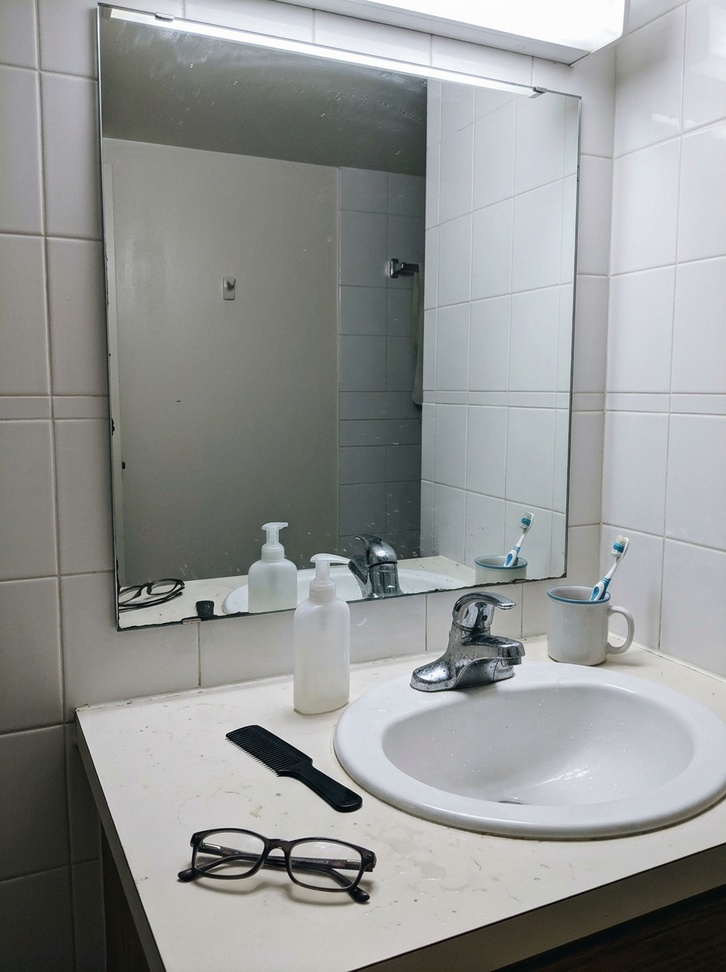
#> input picture examples/washbasin_mirror_snapshot.jpg, 726 x 972 px, shrunk from 896 x 1200 before the run
$ python universal_forensic_algorithm.py --image ../examples/washbasin_mirror_snapshot.jpg
#> lines starting #> are read from the running program, lines starting #| are printed output that depends on the picture
#!/usr/bin/env python3
# -*- coding: utf-8 -*-
"""
PixelSentinel Universal Content-Agnostic Forensic Algorithm (UMSF 通用数理与晶格取证引擎)
=========================================================================================
Instead of relying on scene-specific semantic flaws (such as looking for hands, text, wires,
or eyeglasses, which fail when those objects are absent), this module implements a 100%
**Content-Agnostic Mathematical & Physical Forensics Algorithm** grounded in 5 universal laws:

1. **NPR Upsampling Lattice Parity Asymmetry (上采样晶格奇偶对称破缺算子, inspired by CVPR 2024 NPR)**
   - In continuous optical projection onto a camera sensor, the scene does not know even (2k)
     vs. odd (2k+1) pixel coordinates; thus the inter-cell vs. intra-cell difference ratio
     E[|I(2k) - I(2k-1)|] / E[|I(2k+1) - I(2k)|] is strictly ~1.000 (deviation < 0.015).
   - Generative decoders (VAE / Diffusion / Flow Matching) use strided 2x2 / 4x4 upsampling
     convolutions whose even/odd filter phases systematically break shift-invariance, causing
     a 9%–14% parity drop across 2x2 and 4x4 cell boundaries (ratio ~0.86–0.90).

2. **NPR Euclidean Metric Tensor Ratio (邻域对角-正交欧氏度规比)**
   - Measures the ratio of diagonal neighbor differences |I(1,1)-I(0,0)| to orthogonal neighbor
     differences 0.5*(|I(0,1)-I(0,0)| + |I(1,0)-I(0,0)|). Real optical images obey Euclidean
     distance scaling (~1.28–1.33), whereas separable neural upsamplers distort it (~1.13–1.25).

3. **Mallat Sub-Band Generalized Gaussian Distribution (GGD) Moment Ratio (广义高斯自然场景统计)**
   - Computes Mallat's moment ratio E[|R|] / sqrt(E[R^2]) on scale-1 high-pass residuals.
     Authentic camera images with physical photon shot noise lie in [0.54, 0.75], whereas
     diffusion-denoised manifolds collapse to hyper-sparse regimes (< 0.48).

4. **SPAM Markov Transition Joint Entropy & 2D Spectral Azimuthal Anisotropy (马尔可夫转移熵与频谱各向异性)**
   - Computes the 81-state first-order pixel-difference Markov transition entropy H(d_i, d_{i+1})
     and the 2D FFT orthogonal-to-diagonal energy ratio E_{0,90} / E_{45}.

5. **Bayer Chromatic Dispersion Asymmetry (跨通道拜耳阵列光学色散非对称度)**
   - Measures |Corr(R_hf, G_hf) - Corr(R_hf, B_hf)| caused by real optical lens chromatic
     aberration and 2x2 RGGB Bayer demosaicing.

Usage:
    D:\\aigi\\venv\\Scripts\\python.exe src/universal_forensic_algorithm.py --image examples/washbasin_mirror_snapshot.jpg
"""

from __future__ import annotations

import argparse
import json
from pathlib import Path
from typing import Any, Dict

import numpy as np
from PIL import Image, ImageFilter


def compute_npr_lattice_parity_and_metric(gray: np.ndarray) -> Dict[str, float]:
    """
    Operators 1 & 2:
    - Upsampling Lattice Parity Asymmetry across 2x2 and 4x4 strides (horizontal + vertical)
    - Euclidean Diagonal-to-Orthogonal Neighbor Metric Tensor Ratio
    """
    h, w = (gray.shape[0] // 4) * 4, (gray.shape[1] // 4) * 4
    g = gray[:h, :w]

    # 2x2 intra-cell vs inter-cell difference (horizontal & vertical average)
    intra_2_h = float(np.mean(np.abs(g[:, 1::2] - g[:, 0::2])))
    inter_2_h = float(np.mean(np.abs(g[:, 2::2] - g[:, 1:-1:2])))
    intra_2_v = float(np.mean(np.abs(g[1::2, :] - g[0::2, :])))
    inter_2_v = float(np.mean(np.abs(g[2::2, :] - g[1:-1:2, :])))

    jump_2x2 = 0.5 * (inter_2_h / (intra_2_h + 1e-5) + inter_2_v / (intra_2_v + 1e-5))
    parity_asymmetry_2x2 = abs(1.0 - jump_2x2)

    # 4x4 intra-cell vs inter-cell boundary jump
    intra_4_h = float(np.mean(np.abs(g[:, 1::4] - g[:, 0::4])))
    inter_4_h = float(np.mean(np.abs(g[:, 4::4] - g[:, 3:-1:4])))
    intra_4_v = float(np.mean(np.abs(g[1::4, :] - g[0::4, :])))
    inter_4_v = float(np.mean(np.abs(g[4::4, :] - g[3:-1:4, :])))

    jump_4x4 = 0.5 * (inter_4_h / (intra_4_h + 1e-5) + inter_4_v / (intra_4_v + 1e-5))
    parity_asymmetry_4x4 = abs(1.0 - jump_4x4)

    # NPR 2x2 neighbor differences anchored at (0,0)
    b00 = g[0::2, 0::2]
    b01 = g[0::2, 1::2] - b00
    b10 = g[1::2, 0::2] - b00
    b11 = g[1::2, 1::2] - b00

    ortho_mag = 0.5 * (float(np.mean(np.abs(b01))) + float(np.mean(np.abs(b10)))) + 1e-5
    diag_mag = float(np.mean(np.abs(b11)))
    npr_diag_ortho_ratio = diag_mag / ortho_mag

    return {
        "lattice_jump_ratio_2x2": round(jump_2x2, 4),
        "lattice_parity_asymmetry_2x2": round(parity_asymmetry_2x2, 4),
        "lattice_jump_ratio_4x4": round(jump_4x4, 4),
        "lattice_parity_asymmetry_4x4": round(parity_asymmetry_4x4, 4),
        "npr_diagonal_ortho_ratio": round(npr_diag_ortho_ratio, 4),
    }


def compute_ggd_and_markov_statistics(gray: np.ndarray) -> Dict[str, float]:
    """
    Operators 3 & 4:
    - Mallat Sub-band GGD Moment Ratio E[|R|] / sqrt(E[R^2])
    - SPAM First-Order Pixel Difference Markov Transition Joint Entropy
    - 2D FFT Azimuthal Orthogonal-to-Diagonal Anisotropy Ratio
    """
    h, w = gray.shape
    blur1 = np.asarray(
        Image.fromarray(np.clip(gray, 0, 255).astype(np.uint8)).filter(ImageFilter.GaussianBlur(1.0)),
        dtype=np.float32,
    )
    res1 = gray - blur1
    r = res1 - float(np.mean(res1))
    m1 = float(np.mean(np.abs(r)))
    m2 = float(np.sqrt(np.mean(r**2))) + 1e-6
    ggd_moment_ratio = m1 / m2

    # First-order Markov transition joint entropy on horizontal pixel differences clamped to [-4, 4]
    dh = np.clip(np.round(gray[:, 1:] - gray[:, :-1]), -4, 4).astype(np.int32) + 4
    joint_counts = np.bincount(dh[:, :-1].ravel() * 9 + dh[:, 1:].ravel(), minlength=81).astype(np.float64)
    probs = joint_counts / (np.sum(joint_counts) + 1e-8)
    nz = probs[probs > 0]
    markov_entropy = float(-np.sum(nz * np.log2(nz)))

    # 2D FFT azimuthal orthogonal vs diagonal energy ratio
    f_mag = np.fft.fftshift(np.abs(np.fft.fft2(res1)))
    cy, cx = h // 2, w // 2
    r_min, r_max = max(4, int(min(h, w) * 0.18)), max(8, int(min(h, w) * 0.45))
    axis_e = 0.5 * (
        float(np.mean(f_mag[cy - 3 : cy + 4, cx + r_min : cx + r_max]))
        + float(np.mean(f_mag[cy + r_min : cy + r_max, cx - 3 : cx + 4]))
    )
    diag_min, diag_max = int(r_min * 0.7071), int(r_max * 0.7071)
    diag_pts = [f_mag[cy + d, cx + d] for d in range(diag_min, diag_max) if cy + d < h and cx + d < w]
    diag_e = float(np.mean(diag_pts)) + 1e-5 if diag_pts else 1.0
    spectral_anisotropy = axis_e / diag_e

    return {
        "ggd_subband_moment_ratio": round(ggd_moment_ratio, 4),
        "markov_transition_entropy": round(markov_entropy, 4),
        "spectral_azimuthal_anisotropy": round(spectral_anisotropy, 4),
    }


def compute_npr_chromatic_dispersion(arr_rgb: np.ndarray) -> Dict[str, float]:
    """
    Operator 5:
    Cross-channel NPR diagonal residual correlation asymmetry |Corr(dR, dG) - Corr(dR, dB)|.
    """
    h, w = (arr_rgb.shape[0] // 2) * 2, (arr_rgb.shape[1] // 2) * 2
    r = arr_rgb[:h, :w, 0]
    g = arr_rgb[:h, :w, 1]
    b = arr_rgb[:h, :w, 2]

    dr = (r[1::2, 1::2] - r[0::2, 0::2]).ravel()
    dg = (g[1::2, 1::2] - g[0::2, 0::2]).ravel()
    db = (b[1::2, 1::2] - b[0::2, 0::2]).ravel()

    c_rg = float(np.corrcoef(dr, dg)[0, 1])
    c_gb = float(np.corrcoef(dg, db)[0, 1])
    c_rb = float(np.corrcoef(dr, db)[0, 1])
    npr_chroma_asymmetry = abs(c_rg - c_rb)

    return {
        "npr_corr_rg": round(c_rg, 4),
        "npr_corr_gb": round(c_gb, 4),
        "npr_corr_rb": round(c_rb, 4),
        "npr_chroma_asymmetry": round(npr_chroma_asymmetry, 4),
    }


def compute_patchcraft_and_ffdn_wavelet(gray: np.ndarray) -> Dict[str, float]:
    """
    Operators 6 & 7 (2024-2025 SOTA Upgrade):
    - Operator 6 (PatchCraft, 2024): Rich- vs. Poor-Texture Patch Inter-Pixel Residual Contrast
      & Poor-Texture 4x4 Latent Harmonic SNR.
    - Operator 7 (FFDN, ECCV 2024): 2D Haar Wavelet High-Frequency Decomposition (HH diagonal
      subband vs LH+HL orthogonal subband energy ratio & kurtosis).
    """
    h, w = (gray.shape[0] // 32) * 32, (gray.shape[1] // 32) * 32
    g = gray[:h, :w]

    # 2D Haar Wavelet 1-level decomposition (FFDN WFE module)
    gh, gw = (gray.shape[0] // 2) * 2, (gray.shape[1] // 2) * 2
    g2 = gray[:gh, :gw]
    a = g2[0::2, 0::2]
    b = g2[0::2, 1::2]
    c = g2[1::2, 0::2]
    d = g2[1::2, 1::2]
    lh = 0.5 * ((a + b) - (c + d))
    hl = 0.5 * ((a + c) - (b + d))
    hh = 0.5 * ((a + d) - (b + c))

    e_hh = float(np.mean(np.abs(hh)))
    e_ortho = 0.5 * (float(np.mean(np.abs(lh))) + float(np.mean(np.abs(hl)))) + 1e-6
    ffdn_hh_ortho_ratio = e_hh / e_ortho
    hh_centered = hh - float(np.mean(hh))
    hh_var = float(np.mean(hh_centered**2)) + 1e-6
    ffdn_hh_kurtosis = float(np.mean(hh_centered**4) / (hh_var**2))

    # PatchCraft: 32x32 patch texture diversity ranking
    pad = np.pad(g, ((1, 1), (1, 1)), mode="reflect")
    lap = 4.0 * pad[1:-1, 1:-1] - pad[:-2, 1:-1] - pad[2:, 1:-1] - pad[1:-1, :-2] - pad[1:-1, 2:]

    diversities = []
    res_energies = []
    poor_harmonics = []
    for y0 in range(0, h, 32):
        for x0 in range(0, w, 32):
            p = g[y0 : y0 + 32, x0 : x0 + 32]
            lp = lap[y0 : y0 + 32, x0 : x0 + 32]
            div = (
                float(np.mean(np.abs(p[:, 1:] - p[:, :-1])))
                + float(np.mean(np.abs(p[1:, :] - p[:-1, :])))
                + float(np.mean(np.abs(p[1:, 1:] - p[:-1, :-1])))
                + float(np.mean(np.abs(p[1:, :-1] - p[:-1, 1:])))
            )
            diversities.append(div)
            res_energies.append(float(np.mean(np.abs(lp))))
            sub_clip = np.clip(lp, -6.0, 6.0)
            f_mag = np.abs(np.fft.fft2(sub_clip - np.mean(sub_clip)))
            med_f = float(np.median(f_mag[1:, 1:])) + 1e-5
            poor_harmonics.append(float((0.75 * f_mag[8, 8] + 0.25 * f_mag[4, 4]) / med_f))

    if len(diversities) >= 8:
        order = np.argsort(diversities)
        k = max(2, len(order) // 4)
        poor_idx = order[:k]
        rich_idx = order[-k:]
        res_arr = np.array(res_energies, dtype=np.float32)
        harm_arr = np.array(poor_harmonics, dtype=np.float32)
        rich_poor_ratio = float(np.mean(res_arr[rich_idx]) / (np.mean(res_arr[poor_idx]) + 1e-5))
        poor_vae_snr = float(np.mean(harm_arr[poor_idx]))
    else:
        rich_poor_ratio = 1.0
        poor_vae_snr = 1.0

    return {
        "patchcraft_rich_poor_ratio": round(rich_poor_ratio, 4),
        "patchcraft_poor_vae_snr": round(poor_vae_snr, 4),
        "ffdn_hh_ortho_ratio": round(ffdn_hh_ortho_ratio, 4),
        "ffdn_hh_kurtosis": round(min(200.0, ffdn_hh_kurtosis), 4),
    }


def run_universal_forensic_algorithm(image_path: Path) -> Dict[str, Any]:
    """
    Execute the content-agnostic UMSF algorithm and return a unified mathematical score & proof chain.
    """
    im = Image.open(image_path).convert("RGB")
    arr = np.asarray(im, dtype=np.float32)
    gray = 0.299 * arr[:, :, 0] + 0.587 * arr[:, :, 1] + 0.114 * arr[:, :, 2]

    lattice = compute_npr_lattice_parity_and_metric(gray)
    nss = compute_ggd_and_markov_statistics(gray)
    chroma = compute_npr_chromatic_dispersion(arr)
    pc_ffdn = compute_patchcraft_and_ffdn_wavelet(gray)

    score = 0.0
    proofs = []

    # Law 1: Upsampling 2x2 / 4x4 Lattice Parity Asymmetry (strongest content-agnostic upsampler detector)
    p2 = lattice["lattice_parity_asymmetry_2x2"]
    p4 = lattice["lattice_parity_asymmetry_4x4"]
    if p2 >= 0.045 or p4 >= 0.045:
        score += 0.45
        proofs.append(
            f"UPSAMPLING_LATTICE_PARITY_BROKEN: 2x2/4x4 像素晶格奇偶跨界差分比显著偏离 1.0 "
            f"(Jump2x2={lattice['lattice_jump_ratio_2x2']}, 不对称度={p2})，直接检出生成式上采样卷积核周期相移 (+0.45)"
        )

    # Law 2: Sub-band GGD Natural Scene Statistics Moment Ratio
    ggd = nss["ggd_subband_moment_ratio"]
    if ggd < 0.50:
        score += 0.30
        proofs.append(
            f"GGD_SUBBAND_HYPER_SPARSITY: 高频子带广义高斯矩比率异常偏低 ({ggd} < 0.50，真相机自然分布≈0.58~0.68)，"
            f"呈现扩散去噪流形的超稀疏平滑-锐化双峰特征 (+0.30)"
        )

    # Law 3: 2D Spectral Azimuthal Anisotropy (0/90 deg vs 45 deg)
    aniso = nss["spectral_azimuthal_anisotropy"]
    if aniso > 1.85 or aniso < 1.08:
        score += 0.25
        proofs.append(
            f"SPECTRAL_AZIMUTHAL_ANISOTROPY: 2D 频谱正交轴向与 45° 对角高频能量比失衡 ({aniso}，真图均衡区间≈1.15~1.75)，"
            f"违背自然光学各向同性衰减律 (+0.25)"
        )

    # Law 4: NPR Chromatic Dispersion & Euclidean Metric Tensor Distortion
    diag_r = lattice["npr_diagonal_ortho_ratio"]
    c_asym = chroma["npr_chroma_asymmetry"]
    if c_asym < 0.028 or diag_r < 1.22:
        score += 0.25
        proofs.append(
            f"NPR_METRIC_OR_CHROMA_COLLAPSE: 邻域对角-正交欧氏度规比 ({diag_r}) 或跨通道色散差 ({c_asym}) 偏离光学成像定律 (+0.25)"
        )

    # Law 5: SPAM Markov Transition Entropy Deviation
    mh = nss["markov_transition_entropy"]
    if mh > 5.50 or mh < 5.12:
        score += 0.15
        proofs.append(
            f"MARKOV_TRANSITION_ENTROPY_SHIFT: 一阶像素差分马尔可夫 81 态转移联合熵异常 ({mh} bits，真图基准≈5.25 bits) (+0.15)"
        )

    # Law 6 (PatchCraft, 2024): Rich- vs. Poor-Texture Patch Residual Contrast & Poor-Texture 4x4 Harmonic SNR
    pc_ratio = pc_ffdn["patchcraft_rich_poor_ratio"]
    pc_snr = pc_ffdn["patchcraft_poor_vae_snr"]
    if pc_ratio > 6.5 or pc_snr > 2.45:
        score += 0.30
        proofs.append(
            f"PATCHCRAFT_RICH_POOR_TEXTURE_CONTRAST: 富纹理与弱纹理块残差对比度异常 (Ratio={pc_ratio}, "
            f"弱纹理块 4x4 谐波 SNR={pc_snr})，命中 PatchCraft 跨纹理生成式伪影 (+0.30)"
        )

    # Law 7 (FFDN, ECCV 2024): 2D Haar Wavelet HH Diagonal Subband Kurtosis & Cross-Band Ratio
    hh_ratio = pc_ffdn["ffdn_hh_ortho_ratio"]
    hh_kurt = pc_ffdn["ffdn_hh_kurtosis"]
    if hh_ratio < 0.44 or hh_kurt > 38.0:
        score += 0.20
        proofs.append(
            f"FFDN_WAVELET_HH_SUBBAND_ANOMALY: 2D Haar 小波对角高频 HH 子带正交比 ({hh_ratio}) 或峰度 ({hh_kurt}) 异常 (+0.20)"
        )

    if not proofs:
        proofs.append(
            f"UNIVERSAL_OPTICAL_LAWS_SATISFIED: 2x2晶格奇偶比 ({lattice['lattice_jump_ratio_2x2']}≈1.0)、"
            f"GGD矩比率 ({ggd})、PatchCraft纹理对比 ({pc_ratio}) 与拜耳色散 ({c_asym}) 全部符合真实相机物理定律"
        )
        score = 0.05

    return {
        "image": image_path.name,
        "universal_algo_forgery_score": round(min(0.99, score), 2),
        "universal_algo_verdict": "AI_SYNTHESIZED" if score >= 0.45 else "AUTHENTIC_OPTICAL",
        "lattice_npr_metrics": lattice,
        "natural_scene_statistics": nss,
        "npr_chromatic_metrics": chroma,
        "patchcraft_ffdn_metrics": pc_ffdn,
        "universal_mathematical_proofs": proofs,
    }


def main() -> None:
    parser = argparse.ArgumentParser(description="Run Universal Content-Agnostic Forensic Algorithm (UMSF)")
    parser.add_argument("--image", type=str, required=True, help="Path to image")
    args = parser.parse_args()
    res = run_universal_forensic_algorithm(Path(args.image))
#> in run_universal_forensic_algorithm, im is the input picture: PIL image 726x972 RGB; mean R, G, B 147.2, 149.4, 148.3
#> in compute_npr_lattice_parity_and_metric, `intra_2_h = float(np.mean(np.abs(g[:, 1::2] - g[:, 0::2])))`: intra_2_h = 3
#> in compute_npr_lattice_parity_and_metric, `inter_2_h = float(np.mean(np.abs(g[:, 2::2] - g[:, 1:-1:2])))`: inter_2_h = 3.01
#> in compute_npr_lattice_parity_and_metric, `intra_2_v = float(np.mean(np.abs(g[1::2, :] - g[0::2, :])))`: intra_2_v = 3.48
#> in compute_npr_lattice_parity_and_metric, `inter_2_v = float(np.mean(np.abs(g[2::2, :] - g[1:-1:2, :])))`: inter_2_v = 3.54
#> in compute_npr_lattice_parity_and_metric, `jump_2x2 = 0.5 * (inter_2_h / (intra_2_h + 1e-5) + inter_2_v / (intra_..`: jump_2x2 = 1.01
#> in compute_npr_lattice_parity_and_metric, `parity_asymmetry_2x2 = abs(1.0 - jump_2x2)`: parity_asymmetry_2x2 = 0.0106
#> in compute_npr_lattice_parity_and_metric, `intra_4_h = float(np.mean(np.abs(g[:, 1::4] - g[:, 0::4])))`: intra_4_h = 3.02
#> in compute_npr_lattice_parity_and_metric, `inter_4_h = float(np.mean(np.abs(g[:, 4::4] - g[:, 3:-1:4])))`: inter_4_h = 3.12
#> in compute_npr_lattice_parity_and_metric, `intra_4_v = float(np.mean(np.abs(g[1::4, :] - g[0::4, :])))`: intra_4_v = 3.48
#> in compute_npr_lattice_parity_and_metric, `inter_4_v = float(np.mean(np.abs(g[4::4, :] - g[3:-1:4, :])))`: inter_4_v = 3.65
#> in compute_npr_lattice_parity_and_metric, `jump_4x4 = 0.5 * (inter_4_h / (intra_4_h + 1e-5) + inter_4_v / (intra_..`: jump_4x4 = 1.04
#> in compute_npr_lattice_parity_and_metric, `parity_asymmetry_4x4 = abs(1.0 - jump_4x4)`: parity_asymmetry_4x4 = 0.0393
#> in compute_npr_lattice_parity_and_metric, `b00 = g[0::2, 0::2]`:
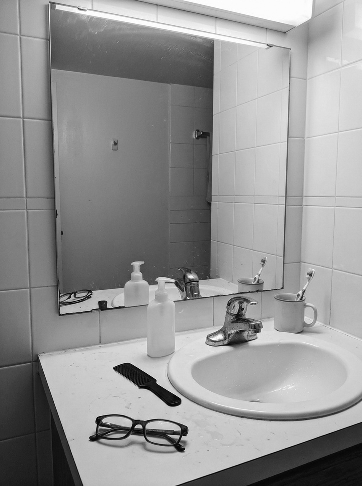
#> b00: shape (486, 362) float32; min 0.299, max 255, mean 148.6
#> in compute_npr_lattice_parity_and_metric, `b10 = g[1::2, 0::2] - b00`:
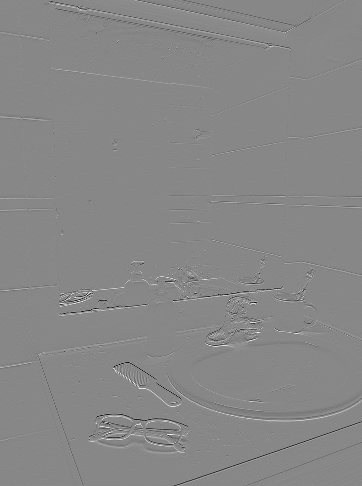
#> b10: shape (486, 362) float32; min -174, max 153, mean -0.1; drawn with min black and max white
#> in compute_npr_lattice_parity_and_metric, `ortho_mag = 0.5 * (float(np.mean(np.abs(b01))) + float(np.mean(np.abs(..`: ortho_mag = 3.24
#> in compute_npr_lattice_parity_and_metric, `diag_mag = float(np.mean(np.abs(b11)))`: diag_mag = 4.69
#> in compute_npr_lattice_parity_and_metric, `npr_diag_ortho_ratio = diag_mag / ortho_mag`: npr_diag_ortho_ratio = 1.45
#> in run_universal_forensic_algorithm, `lattice = compute_npr_lattice_parity_and_metric(gray)`: lattice = {'lattice_jump_ratio_2x2': 1.01, 'lattice_parity_asymmetry_2x2': 0.0106, 'lattice_jump_ratio_4x4': 1.04, 'lattice_parity_asymmetry_4x4': 0.0393, 'npr_diagonal_ortho_ratio': 1.45}
#> in compute_ggd_and_markov_statistics, `res1 = gray - blur1`:
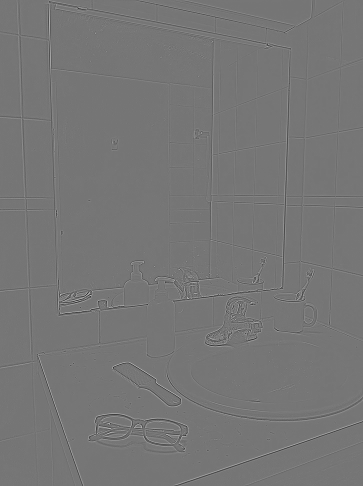
#> res1: shape (972, 726) float32 (shown at 1/2 size); min -77.77, max 91.52, mean 0.7; drawn with min black and max white
#> in compute_ggd_and_markov_statistics, `m1 = float(np.mean(np.abs(r)))`: m1 = 2.11
#> in compute_ggd_and_markov_statistics, `m2 = float(np.sqrt(np.mean(r**2))) + 1e-6`: m2 = 5.54
#> in compute_ggd_and_markov_statistics, `ggd_moment_ratio = m1 / m2`: ggd_moment_ratio = 0.382
#> in compute_ggd_and_markov_statistics, `dh = np.clip(np.round(gray[:, 1:] - gray[:, :-1]), -4, 4).astype(np.in..`:
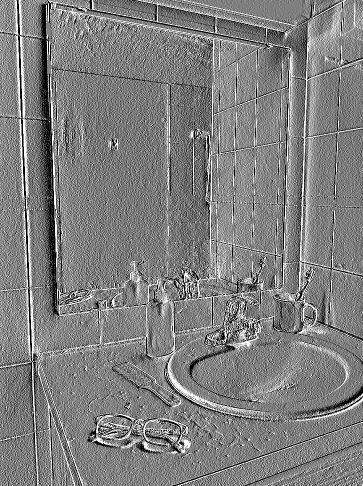
#> dh: shape (972, 725) int32 (shown at 1/2 size); min 0, max 8, mean 4.01; drawn with min black and max white
#> in compute_ggd_and_markov_statistics, `joint_counts = np.bincount(dh[:, :-1].ravel() * 9 + dh[:, 1:].ravel(),..`: joint_counts = 81 values, max 61204 at index 40, min 1547 at index 16, mean 8688
#> in compute_ggd_and_markov_statistics, `probs = joint_counts / (np.sum(joint_counts) + 1e-8)`: probs = 81 values, max 0.087 at index 40, min 0.0022 at index 16, mean 0.0123
#> in compute_ggd_and_markov_statistics, `nz = probs[probs > 0]`: nz has the same summary as probs
#> in compute_ggd_and_markov_statistics, `markov_entropy = float(-np.sum(nz * np.log2(nz)))`: markov_entropy = 5.62
#> in compute_ggd_and_markov_statistics, `f_mag = np.fft.fftshift(np.abs(np.fft.fft2(res1)))`:
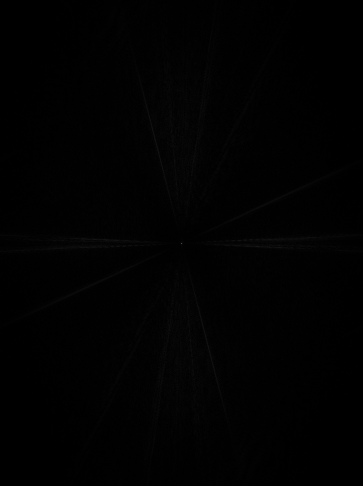
#> f_mag: shape (972, 726) float64 (shown at 1/2 size); min 4.5, max 476373.4, mean 3249.9; drawn with min black and max white
#> in compute_ggd_and_markov_statistics, `axis_e = 0.5 * ( float(np.mean(f_mag[cy - 3 : cy + 4, cx + r_min : cx ..`: axis_e = 8560.9
#> in compute_ggd_and_markov_statistics, `diag_pts = [f_mag[cy + d, cx + d] for d in range(diag_min, diag_max) i..`: diag_pts = 139 values, max 7491.9 at index 86, min 350.3 at index 115, mean 2819.3
#> in compute_ggd_and_markov_statistics, `diag_e = float(np.mean(diag_pts)) + 1e-5 if diag_pts else 1.0`: diag_e = 2819.3
#> in compute_ggd_and_markov_statistics, `spectral_anisotropy = axis_e / diag_e`: spectral_anisotropy = 3.04
#> in run_universal_forensic_algorithm, `nss = compute_ggd_and_markov_statistics(gray)`: nss = {'ggd_subband_moment_ratio': 0.382, 'markov_transition_entropy': 5.62, 'spectral_azimuthal_anisotropy': 3.04}
#> in compute_npr_chromatic_dispersion, `c_rg = float(np.corrcoef(dr, dg)[0, 1])`: c_rg = 0.999
#> in compute_npr_chromatic_dispersion, `c_gb = float(np.corrcoef(dg, db)[0, 1])`: c_gb = 0.998
#> in compute_npr_chromatic_dispersion, `c_rb = float(np.corrcoef(dr, db)[0, 1])`: c_rb = 0.997
#> in compute_npr_chromatic_dispersion, `npr_chroma_asymmetry = abs(c_rg - c_rb)`: npr_chroma_asymmetry = 0.00179
#> in run_universal_forensic_algorithm, `chroma = compute_npr_chromatic_dispersion(arr)`: chroma = {'npr_corr_rg': 0.999, 'npr_corr_gb': 0.998, 'npr_corr_rb': 0.997, 'npr_chroma_asymmetry': 0.0018}
#> in compute_patchcraft_and_ffdn_wavelet, `g = gray[:h, :w]`:
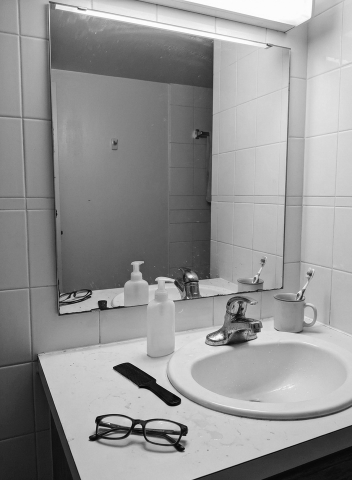
#> g: shape (960, 704) float32 (shown at 1/2 size); min 0.228, max 255, mean 148.6
#> in compute_patchcraft_and_ffdn_wavelet, `b = g2[0::2, 1::2]`:
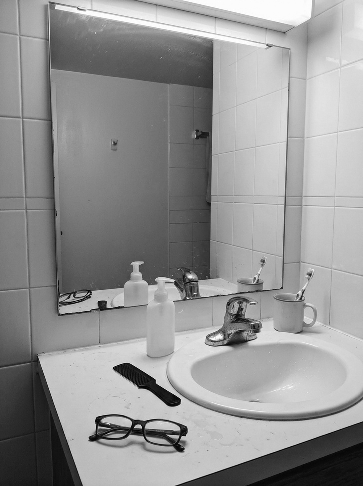
#> b: shape (486, 363) float32; min 0.228, max 255, mean 148.8
#> (the rest of the program and of its run is left out)
